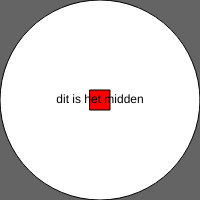
Frame 1 (no input)
Frame 60 (no input): identical to frame 1, image omitted
Frame 120 (the mouse pressed at the canvas centre since frame 60): identical to frame 1, image omitted

The p5.js sketch that drew this single still picture (run headless with seeded random() and noise() and a simulated clock; from frame 60 on, the mouse is pressed at the canvas centre):

// p5.js sketch
// ── sketch.js
function setup () {

    createCanvas(200,200);
    background(100);
    print("dit is de print setup");

    rectMode(CENTER);
    ellipse(100, 100, 200, 200)
    fill(250,0,0);
    rect(100,100,20,20);
    fill (0);
    textAlign(CENTER, CENTER)
    text("dit is het midden",100,100
    )

}

function draw () {


}
